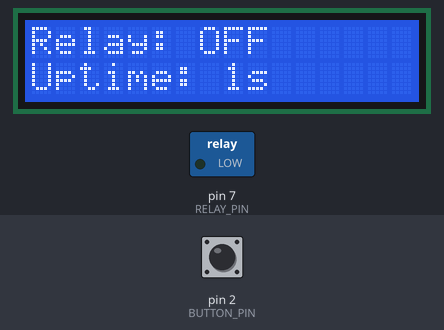
A program run on a simulated Arduino Uno, built with avr-gcc and run on an emulated ATmega328P. Shown: 16×2 character LCD, switched loads named in the program (green lamp = pin HIGH). Inputs (shaded band) come from the test bench; at power-on: pin 2 (BUTTON_PIN) HIGH.

Above: at 1.7 s.
1.8 s: pin 2 (BUTTON_PIN) pulled LOW for 0.15 s
At 2.9 s:
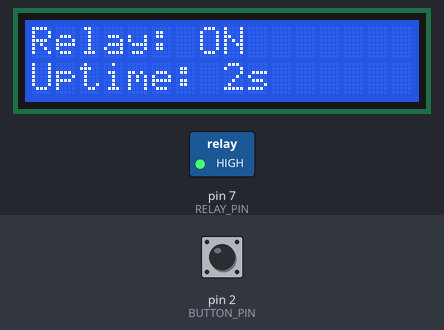
4.9 s: pin 2 (BUTTON_PIN) pulled LOW for 1 s
At 5.7 s:
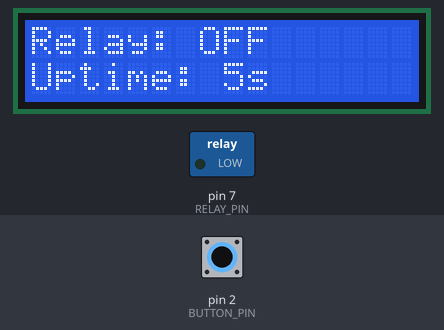
7.4 s: pin 2 (BUTTON_PIN) pulled LOW for 0.15 s
At 8.9 s:
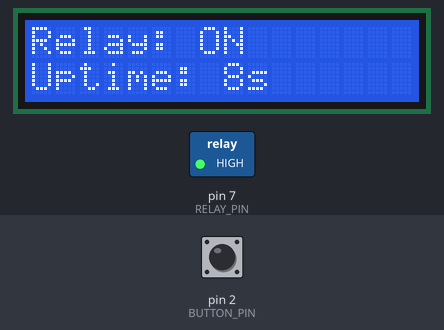
9.6 s: pin 2 (BUTTON_PIN) pulled LOW for 1 s
At 10.9 s:
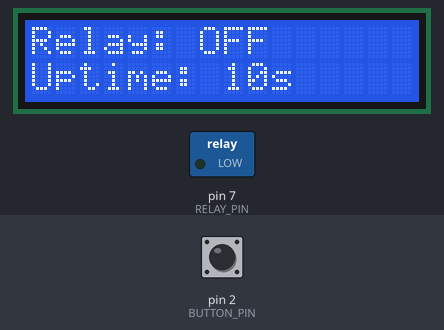
Timing chart, 0 to 12.6 s (numbered marks = the images above; inputs shaded):
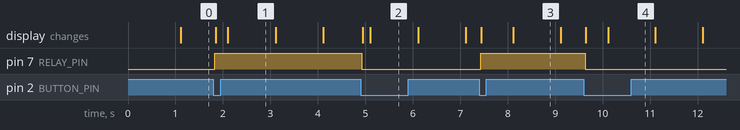

The program:

main.cpp
```cpp
#include <Arduino.h>

#include <Button.h>
#include <Display.h>
#include <Relay.h>
#include <Scheduler.h>
#include <WifiManager.h>

#include "config.h"

static Scheduler scheduler;
static Relay relay(RELAY_PIN);
static Button button(BUTTON_PIN);
static Display display(LCD_ADDRESS, LCD_COLS, LCD_ROWS);

static WifiManager wifiManager(WifiSSID, WifiPassword);

static void showRelayState() {
    display.print(0, relay.isOn() ? "Relay: ON" : "Relay: OFF");
}

static void showUptime() {
    char line[LCD_COLS + 1];
    snprintf(line, sizeof(line), "Uptime: %lus", millis() / 1000);
    display.print(1, line);
}

static void onButtonPress() {
    relay.toggle();
    showRelayState();
}

void setup() {
    Serial.begin(9600);

    // Init components
    relay.begin();
    button.begin();
    if (!display.begin()) Serial.println("LCD not found, check wiring and LCD_ADDRESS");
    //if (!wifiManager.begin()) Serial.println("Failed to connect to WiFi");

    // Pre-render
    showRelayState();
    showUptime();

    // Callbacks
    button.onPress(onButtonPress);

    // Scheduled tasks
    scheduler.every(5, [] { button.update(); });
    //scheduler.every(500, [] { wifiManager.update(); });
    scheduler.every(1000, showUptime);
}

void loop() {
    scheduler.run();
}
```

config.h
```cpp
#pragma once

#include <Arduino.h>

// Relay module KY-019 (SRD-05VDC-SL-C)
//   S -> D7, + -> 5V, - -> GND
// The module is active HIGH: HIGH on S energises the coil (NO contact closes).
constexpr uint8_t RELAY_PIN = 7;

// Tactile button (4 legs). The legs are connected in pairs, so use two legs
// that sit diagonally across from each other: one -> D2, the other -> GND.
// No external resistor is needed, the internal pull-up is used.
constexpr uint8_t BUTTON_PIN = 2;

// I2C LCD (HD44780 with PCF8574 backpack)
//   SDA -> A4 (or the SDA header pin), SCL -> A5 (or the SCL header pin),
//   VCC -> 5V, GND -> GND
// The address is usually 0x27, some backpacks use 0x3F.
constexpr uint8_t LCD_ADDRESS = 0x27;
constexpr uint8_t LCD_COLS = 16;
constexpr uint8_t LCD_ROWS = 2;

// WIfi settings
constexpr char *WifiSSID = "ZHome";
constexpr char *WifiPassword = "Sziszike15.";
```

Measured:
- after the input at 1.8 s, pin 7 (RELAY_PIN): LOW → HIGH at once; the display: first changes after 0.05 s (image 1 shows a later state)
- after the input at 4.9 s, pin 7 (RELAY_PIN): HIGH → LOW at once; the display: first changes after 0.05 s (image 2 shows a later state)
- after the input at 7.4 s, pin 7 (RELAY_PIN): LOW → HIGH at once; the display: first changes after 0.05 s (image 3 shows a later state)
- after the input at 9.6 s, pin 7 (RELAY_PIN): HIGH → LOW at once; the display: first changes after 0.05 s (image 4 shows a later state)
- what the display in image 1 shows lasts 1.0 s, from 2.1 s to 3.1 s
